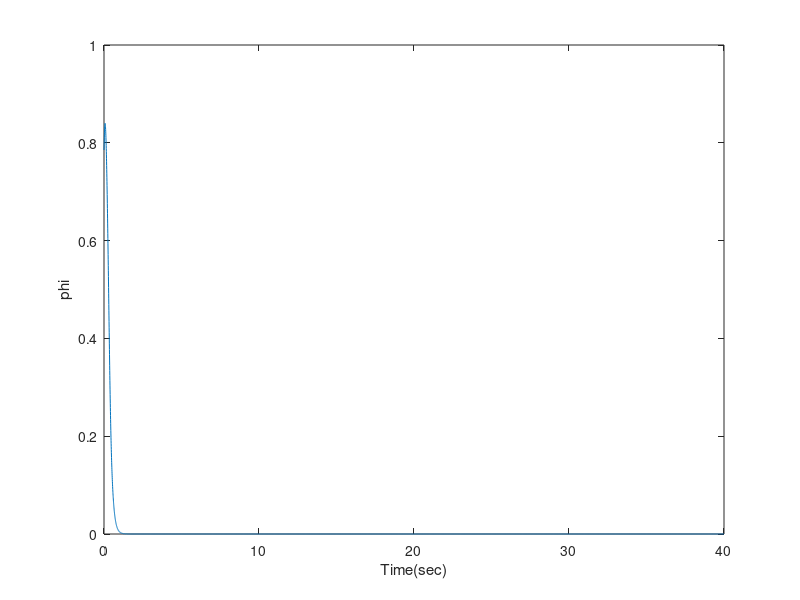
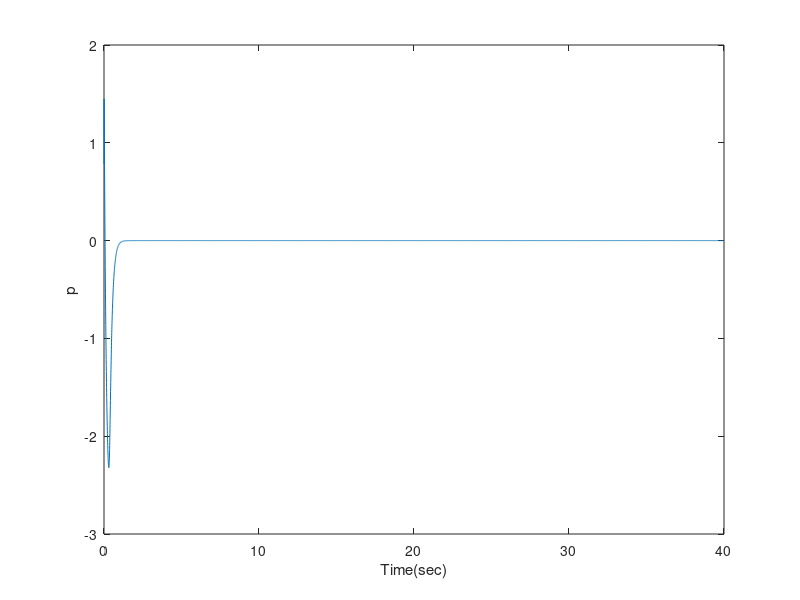
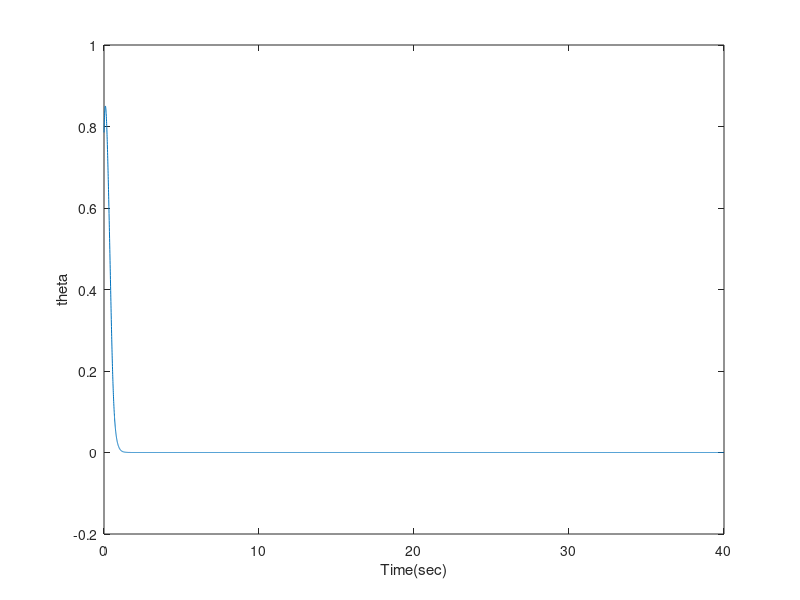
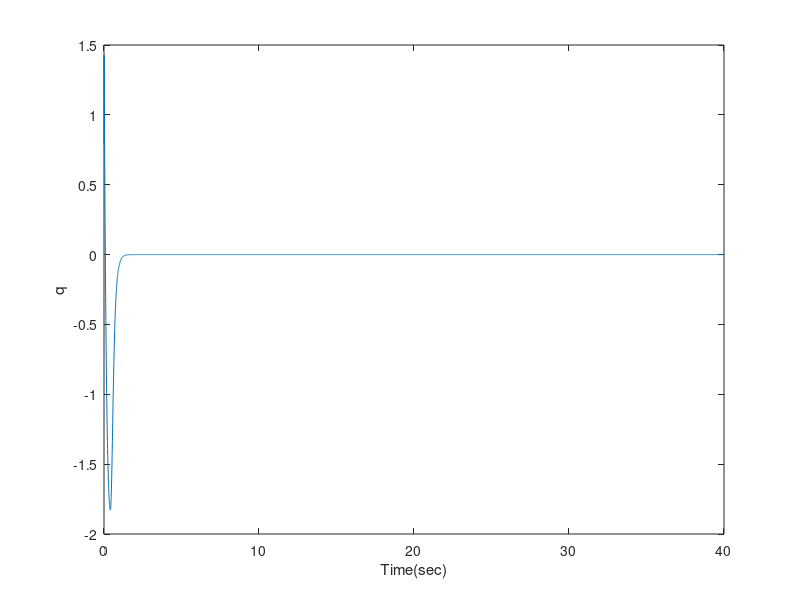

Source code (MATLAB) for these figures, in order:

clc;
clear;
close all;

%% initial values
t=0:0.005:40;
n=length(t);
dt=0.005;

x1 = zeros(1,n);     x2 = zeros(1,n);       x3 = zeros(1,n);
x4 = zeros(1,n);     x5 = zeros(1,n);       x6 = zeros(1,n);
x7 = zeros(1,n);     x8 = zeros(1,n);       x9 = zeros(1,n);
x10 = zeros(1,n);    x11 = zeros(1,n);      x12 = zeros(1,n);
u1 = zeros(1,n);     u2 = zeros(1,n);       u3 = zeros(1,n);
u4 = zeros(1,n);     ux = zeros(1,n);       uy = zeros(1,n);
Sphi = zeros(1,n);   Steta = zeros(1,n);    Ssai = zeros(1,n);
Sz = zeros(1,n);     Sx = zeros(1,n);       Sy = zeros(1,n);

x1(1)= pi/4;
x2(1)= pi/4;
x3(1)= pi/4;
x4(1)= pi/4;
x5(1)= pi/4;
x6(1)= pi/4;
x7(1)= 0.6;
x8(1)= 0.6;
x9(1)= 0.6;
x10(1)=0.6;
x11(1)=0.6;
x12(1)=0.45;

u1(1)=4;
u2(1)=4;
u3(1)=4;
u4(1)=4;
ux(1)=8;
uy(1)=8;

g=9.81;
m=0.650;
l=0.23;
jr=6*(10^-5);
Ixx=7.5*(10^-3);
Iyy=Ixx;
Izz=1.3*(10^-2);
b=3.13*(10^-5);
d=7.5*(10^-7);
epsilon =1;
a1=(Iyy-Izz)/Ixx;
a2=-jr/Ixx;
a3=(Izz-Ixx)/Iyy;
a4=-jr/Iyy;
a5=(Ixx-Iyy)/Izz;
b1=l/Ixx;
b2=l/Iyy;
b3=l/Izz;

Sphi(1)=10;
Steta(1)=10;
Ssai(1)=10;
Sz(1)=1;
Sx(1)=-.5;
Sy(1)=-3;

c=[6.8688 7.0164 4.9337 17.5326 13.6277 5.4284 -19.9480 -13.6229 -7.6071 -3.6624 -12.6959 -13.6463];
landa=[c(1) c(2) c(3) c(4) c(5) c(6)];
k=[c(7) c(8) c(9) c(10) c(11) c(12)];

for i=1:n-1

Sphi(i+1)=-x2(i)+landa(1)*(0-x1(i));
Steta(i+1)=-x4(i)+landa(2)*(0-x3(i));
Ssai(i+1)=-x6(i)+landa(3)*(0-x5(i));
Sx(i+1)=-x8(i)+landa(5)*(2-x7(i));
Sy(i+1)=-x10(i)+landa(6)*(2-x9(i));
Sz(i+1)=-x12(i)+landa(4)*(2-x11(i));
   
u1(i+1)=(m/(cos(x1(i))*cos(x3(i))))*(-k(4)*tanh(Sz(i)/epsilon)+g+landa(4)*(0-x12(i)));
u2(i+1)=(1/b1)*(-k(1)*tanh(Sphi(i)/epsilon)-a1*x4(i)*x6(i)-...
    x4(i)*a2*(-sqrt(abs( u1(i)/(4*b)-( u3(i)/(2*b*l))-( u4(i)/(4*d))))...
    +sqrt(abs( u1(i)/(4*b)-( u2(i)/(2*b*l))+( u4(i)/(4*d))))- sqrt(abs( u1(i)/(4*b)-( u3(i)/(2*b*l))-( u4(i)/(4*d))))...
    +sqrt(abs( u1(i)/(4*b)+( u2(i)/(2*b*l))+( u4(i)/(4*d)))))+landa(1)*(0-x2(i)));
u3(i+1)=(1/b2)*(-k(2)*tanh(Steta(i)/epsilon)-a3*x2(i)*x6(i)-...
    x2(i)*a4*(-sqrt(abs( u1(1)/(4*b)-( u3(i)/(2*b*l))-(u4(i)/(4*d))))...
    +sqrt(abs( u1(i)/(4*b)-( u2(i)/(2*b*l))+( u4(i)/(4*d))))- sqrt( abs(u1(i)/(4*b)-( u3(i)/(2*b*l))-( u4(i)/(4*d))))...
    +sqrt(abs( u1(i)/(4*b)+( u2(i)/(2*b*l))+( u4(i)/(4*d))))) +landa(2)*(0-x4(i)));
u4(i+1)=(1/b3)*(-k(3)*tanh(Ssai(i)/epsilon)-a5*x4(i)*x2(i) +landa(3)*(0-x6(i)));
ux(i+1)=(m/u1(i))*(-k(5)*tanh(Sx(i)/epsilon) +landa(5)*(0-x8(i)));
uy(i+1)=(m/u1(i))*(-k(6)*tanh(Sy(i)/epsilon) +landa(6)*(0-x10(i)));


x1(i+1) =x1(i)+ dt*(x2(i));
x2(i+1)=x2(i)+dt*(x4(i)*x6(i)*a1+x4(i)*a2*(-sqrt(abs( u1(i)/(4*b)-( u3(i)/(2*b*l))-( u4(i)/(4*d))))+...
    sqrt( abs(u1(i)/(4*b)-( u2(i)/(2*b*l))+( u4(i)/(4*d))))- sqrt( abs(u1(i)/(4*b)-( u3(i)/(2*b*l))-( u4(i)/(4*d))))+...
    sqrt(abs( u1(i)/(4*b)+( u2(i)/(2*b*l))+( u4(i)/(4*d)))))+b1*u2(i));
x3(i+1)=x3(i)+ dt*(x4(i));
x4(i+1)=x4(i)+ dt*(x2(i)*x6(i)*a3+x2(i)*a4*(-sqrt(abs( u1(i)/(4*b)-( u3(i)/(2*b*l))-( u4(i)/(4*d))))...
    +sqrt( abs(u1(i)/(4*b)-( u2(i)/(2*b*l))+( u4(i)/(4*d))))- sqrt( abs(u1(i)/(4*b)-( u3(i)/(2*b*l))-( u4(i)/(4*d))))+...
    sqrt(abs( u1(i)/(4*b)+( u2(i)/(2*b*l))+( u4(i)/(4*d)))))+b2*u3(i));
x5(i+1)=x5(i)+ dt*(x6(i));
x6(i+1)=x6(i)+dt*(x4(i)*x6(i)*a5+b3*u4(i));
x7(i+1)=x7(i) +dt*(x8(i));
x8(i+1)=x8(i)+dt*(ux(i)*(1/m)*u1(i)+.1+.05*sin(4*(i)*dt));
x9(i+1)=x9(i)+dt*(x10(i));
x10(i+1)=x10(i)+dt*(uy(i)*(1/m)*u1(i)+.1+.05*sin(4*(i)*dt));
x11(i+1)=x11(i)+ dt*(x12(i));
x12(i+1)=x12(i)+dt*(-g+(((cos(x1(i))*cos(x3(i))*u1(i))/m)));

J = u1(i)*u1(i)'+u2(i)*u2(i)'+u3(i)*u3(i)'+u4(i)*u4(i)'+x1*x1'+1e-20*x2(i)*x2(i)'+x3(i)*x3(i)'+(1e-20)*x4(i)*x4(i)'...
   +x5(i)*x5(i)' +(1e-20)*x6(i)*x6(i)'+(x7(i)-2)*(x7(i)-2)'+(1e-20)*x8(i)*x8(i)'+...
   +(x9(i)-2)*(x9(i)-2)'+ (1e-20)*x10(i)*x10(i)'+(x11(i)-2)*(x11(i)-2)'+(1e-20)*x12(i)*x12(i)';

end
 
figure(1)
plot(t,x1),xlabel('Time(sec)');ylabel('phi')

 
figure(2)
plot(t,x2),xlabel('Time(sec)');ylabel('p')

 
figure(3)
plot(t,x3),xlabel('Time(sec)');ylabel('theta')

 
figure(4)
plot(t,x4),xlabel('Time(sec)');ylabel('q')

 
figure(5)
plot(t,x5),xlabel('Time(sec)');ylabel('ksai')

 
figure(6)
plot(t,x6),xlabel('Time(sec)');ylabel('r')

 
figure(7)
plot(t,x7),xlabel('Time(sec)');ylabel('X')

 
figure(8)
plot(t,x8),xlabel('Time(sec)');ylabel('u')
 
figure(9)
plot(t,x9),xlabel('Time(sec)');ylabel('Y')

 
figure(10)
plot(t,x10),xlabel('Time(sec)');ylabel('V')

 
figure(11)
plot(t,x11),xlabel('Time(sec)');ylabel('Z')

 
figure(12)
plot(t,x12),xlabel('Time(sec)');ylabel('w')
 
figure(13)
plot(t,u1),xlabel('Time(sec)');ylabel('U1(N)')

figure(14)
plot(t,u2),xlabel('Time(sec)');ylabel('U2(N.m)')

figure(15)
plot(t,u3),xlabel('Time(sec)');ylabel('U3(N.m)')

figure(16)
plot(t,u4),xlabel('Time(sec)');ylabel('U4(N.m)')


